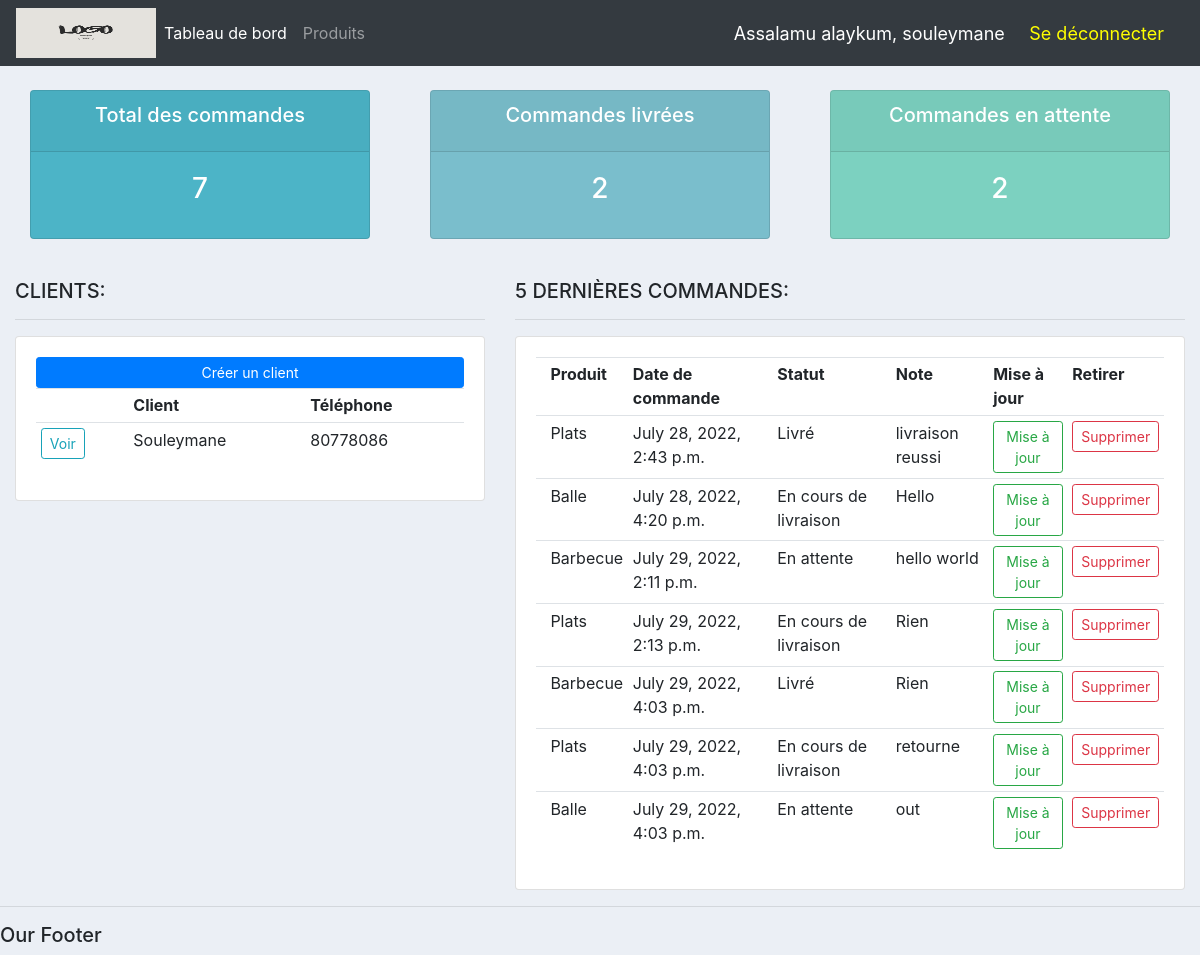
The app's page / (signed in), older data.
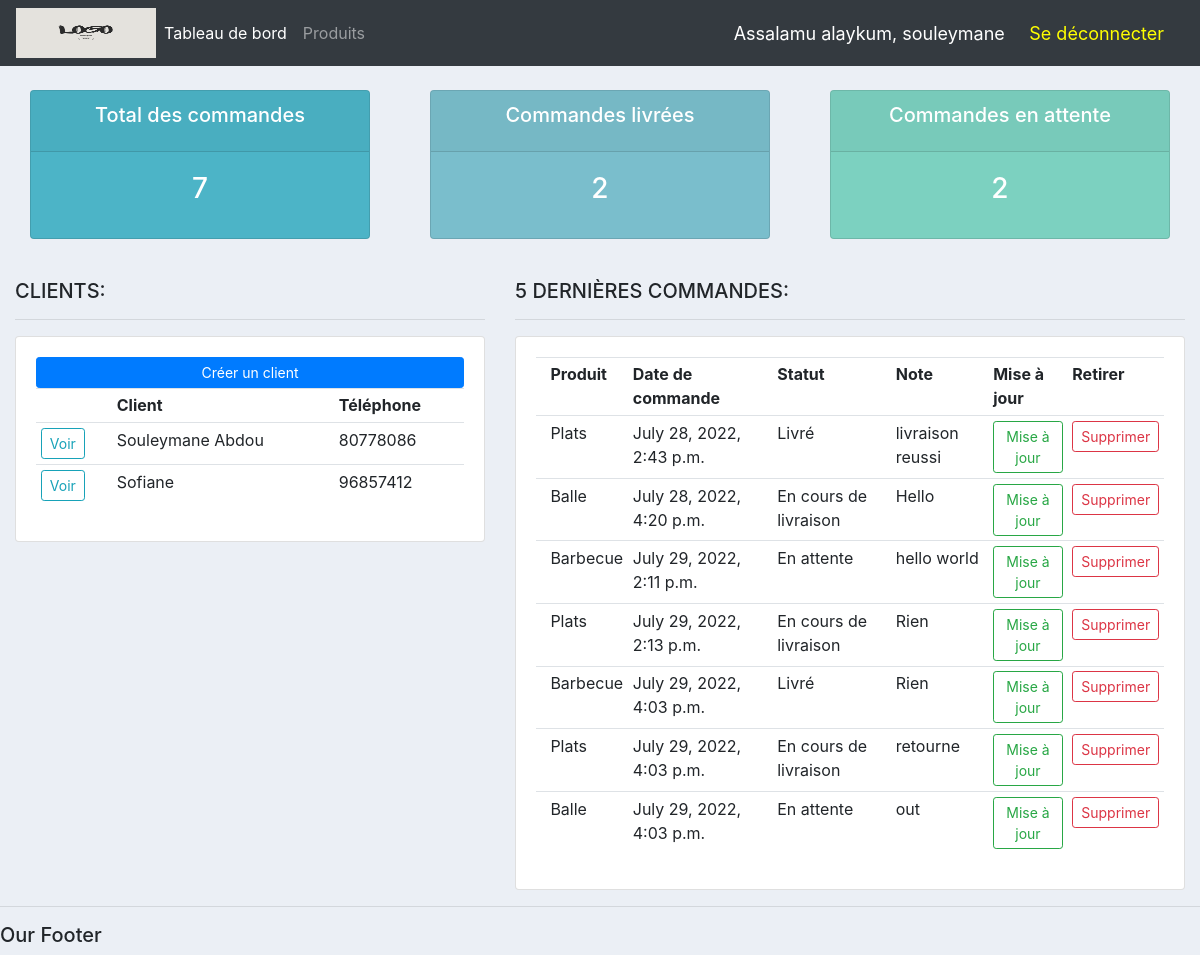
The same page, newer data.
### accounts/models.py (models this page shows, shortened)
class Customer(models.Model):
    user = models.OneToOneField(User, null=True, blank=True, on_delete=models.CASCADE)
    name = models.CharField(max_length=200, null=True)
    phone = models.CharField(max_length=20, null=True)
    email = models.EmailField(max_length=200, null=True)
    profile_pic = models.ImageField(default="pp.jpeg", null=True, blank=True)
    date_created = models.DateTimeField(auto_now_add=True, null=True)

class Order(models.Model):
    STATUS = (
        ('En attente', 'En attente'),
        ('En cours de livraison', 'En cours de livraison'),
        ('Livré', 'Livré'),
    )
    customer = models.ForeignKey(Customer, null=True, on_delete=models.SET_NULL)
    product = models.ForeignKey(Product, null=True, on_delete=models.SET_NULL)
    date_created = models.DateTimeField(auto_now_add=True, null=True)
    status = models.CharField(max_length=200, null=True, choices=STATUS)
    note = models.CharField(max_length=100, null=True)

class Product(models.Model):
    CATEGORY = (
        ('Intérieur', 'Intérieur'),
        ('Extérieur', 'Extérieur'),
    )
    name = models.CharField(max_length=200, null=True)
    price = models.FloatField(null=True)
    category = models.CharField(max_length=200, null=True, choices=CATEGORY)
    description = models.CharField(max_length=200, null=True, blank=True)
    date_created = models.DateTimeField(auto_now_add=True, null=True)
    tags = models.ManyToManyField(Tag)
    def __str__(self):
        return self.name

### accounts/decorators.py (the view)
    def wrapper_func(request, *args, **kwargs):
        group = None
        if request.user.groups.exists():
            group = request.user.groups.all()[0].name
        if group == 'customer':
            return redirect('user_page')
        if group == 'admin':
            return view_func(request, *args, **kwargs)

### accounts/views/home.py (called while the page is built)
@login_required(login_url='login')
@admin_only
def home(request):
    orders = Order.objects.all()
    customers = Customer.objects.all()
    total_customers = customers.count()
    total_orders = orders.count()
    LivrE = orders.filter(status='Livré').count()
    En_attente = orders.filter(status='En attente').count()
    context = {'orders':orders, 'customers':customers,
    'total_orders':total_orders, 'LivrE':LivrE,
    'En_attente':En_attente}
    return render(request, 'accounts/dashboard.html', context)

### accounts/templates/accounts/dashboard.html
{% extends 'accounts/main.html' %}
{% block content %}
{% include 'accounts/status.html' %}
<br>
<div class="row">
    <div class="col-md-5">
        <h5>CLIENTS:</h5>
        <hr>
        <div class="card card-body">
            <a class="btn btn-primary btn-sm btn-block" href="">Créer un client</a>
            <table class="table table-sm">
                <tr>
                    <th></th>
                    <th>Client</th>
                    <th>Téléphone</th>
                </tr>
                {% for customer in customers %}
                    <tr>
                        <td><a class="btn btn-outline-info btn-sm" href="{% url 'customer' customer.id %}">Voir</a></td>
                        <td>{{ customer.name }}</td>
                        <td>{{ customer.phone }}</td>
                    </tr>
                {% endfor %}
            </table>
        </div>
    </div>
    <div class="col-md-7">
        <h5>5 DERNIÈRES COMMANDES:</h5>
        <hr>
        <div class="card card-body">
            <table class="table table-sm">
                <tr>
                    <th></th>
                    <th>Produit</th>
                    <th>Date de commande</th>
                    <th>Statut</th>
                    <th>Note</th>
                    <th>Mise à jour</th>
                    <th>Retirer</th>
                </tr>
                {% for order in orders %}
                    <tr>
                        <th></th>
                        <td>{{ order.product }}</dt>
                        <td>{{ order.date_created }}</dt>
                        <td>{{ order.status }}</dt>
                        <td>{{ order.note }}</dt>
                        <td><a a class="btn btn-outline-success btn-sm" href="{% url 'update_order' order.id %}">Mise à jour</a></td>
                        <td><a a class="btn btn-outline-danger btn-sm" href="{% url 'delete_order' order.id %}">Supprimer</a></td>
                    </tr>
                {% endfor %}
            </table>
        </div>
    </div>
</div>
{% endblock %}

Row changes from the older to the newer data that the page shows:
changed Customer: name "Souleymane" → "Souleymane Abdou"
added Customer: name "Sofiane", phone "96857412"
